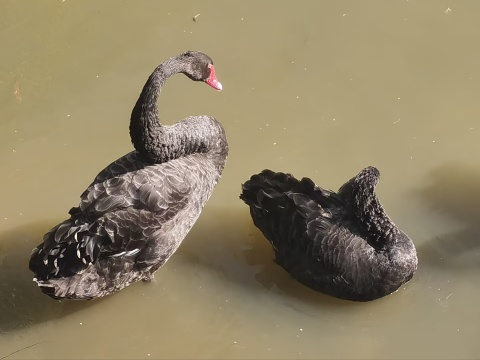
#> input picture Experience/Task-1/test1.jpg, 480 x 360 px
$ python task1.py
#> lines starting #> are read from the running program, lines starting #| are printed output that depends on the picture
import numpy as np
import cv2
import matplotlib.pyplot as plt
import os

# 卷积函数
def apply_convolution(image, kernel):
    img_height, img_width = image.shape
#> img_height = 360; img_width = 480
    kernel_height, kernel_width = kernel.shape
    pad_height = kernel_height // 2
    pad_width = kernel_width // 2

    output_image = np.zeros_like(image)

    # 卷积操作，只在有效区域进行
    for i in range(pad_height, img_height - pad_height):
        for j in range(pad_width, img_width - pad_width):
            region = image[i - pad_height:i + pad_height + 1, j - pad_width:j + pad_width + 1]
            output_image[i, j] = np.sum(region * kernel)

    return output_image

# Sobel滤波
def sobel_filter(image):
    # 高斯
    image = cv2.GaussianBlur(image, (5, 5), 0)

    sobel_x = np.array([[-1, 0, 1], [-2, 0, 2], [-1, 0, 1]])
    sobel_y = np.array([[-1, -2, -1], [0, 0, 0], [1, 2, 1]])

    grad_x = apply_convolution(image, sobel_x)
    grad_y = apply_convolution(image, sobel_y)

    magnitude = np.sqrt(grad_x**2 + grad_y**2)
    direction = np.arctan2(grad_y, grad_x)

    # 归一化梯度幅值到0-1范围
    magnitude = magnitude / magnitude.max()
    # 非极大值抑制
    nms = non_maximum_suppression(magnitude, direction)
    # 双阈值检测
    strong_edges, weak_edges = double_threshold(nms, low_ratio=0.1, high_ratio=0.3)

    # 滞后边缘跟踪
    final_edges = hysteresis(strong_edges, weak_edges)

    return magnitude, final_edges

# 给定卷积核滤波
def custom_filter(image):
    kernel = np.array([[ 1,  0, -1], [ 2,  0, -2], [ 1,  0, -1]])
    return apply_convolution(image, kernel)

# 计算灰度直方图
def calculate_gray_histogram_manual(image):
    hist = [0] * 256  # 初始化 256 个灰度级的计数器
    img_height, img_width = image.shape

    for i in range(img_height):
        for j in range(img_width):
            pixel_value = image[i, j]
            hist[pixel_value] += 1  # 增加对应灰度级的计数

    return hist
def calculate_color_histogram(image):
    color_hist = []
    for i in range(3):  # 对于RGB每个通道
        hist = np.histogram(image[:, :, i], bins=256, range=(0, 256))[0]
        color_hist.append(hist)
    return color_hist


# 纹理特征提取：计算灰度共生矩阵（GLCM）
def glcm_features(image):
    glcm = np.zeros((256, 256), dtype=np.int32)
    height, width = image.shape
    for i in range(height-1):
        for j in range(width-1):
            glcm[image[i, j], image[i+1, j+1]] += 1

    # 归一化 GLCM
    glcm_normalized = glcm / np.sum(glcm)

    contrast = 0
    homogeneity = 0
    energy = 0
    for i in range(256):
        for j in range(256):
            contrast += (i - j) ** 2 * glcm[i, j]
            homogeneity += glcm[i, j] / (1 + abs(i - j))
            energy += glcm[i, j] ** 2

    return glcm, np.array([contrast, homogeneity, energy])


# 二值化函数
def binarize_image(image, threshold):
    binary_image = np.zeros_like(image, dtype=np.uint8)
    binary_image[image >= threshold] = 255  # 大于等于阈值的像素设为白色
    binary_image[image < threshold] = 0     # 小于阈值的像素设为黑色
    return binary_image

# 主函数
def process_image(image_path):
    image = cv2.imread(image_path, cv2.IMREAD_GRAYSCALE)
    # 获取 Sobel 滤波的幅值图和边缘图
    sobel_magnitude, sobel_edges = sobel_filter(image)
    gray_hist = calculate_gray_histogram_manual(image)
    img = cv2.imread(image_path)
    color_hist = calculate_color_histogram(img)

    custom_image = custom_filter(image)

    # 获取 GLCM 和纹理特征
    glcm, texture_features = glcm_features(image)

    np.save('texture_features.npy', texture_features)

    return sobel_magnitude, sobel_edges, custom_image, color_hist, gray_hist, glcm

# 非极大值抑制
def non_maximum_suppression(magnitude, direction):
    height, width = magnitude.shape
#> height = 360; width = 480
    result = np.zeros_like(magnitude)

    # 将角度转换到0-180度
    direction = np.rad2deg(direction) % 180

    for i in range(1, height-1):
        for j in range(1, width-1):
            # 获取相邻的两个像素点
            angle = direction[i,j]

            # 四个主要方向：0°, 45°, 90°, 135°
            if (0 <= angle < 22.5) or (157.5 <= angle <= 180):  # 0度
                neighbors = [magnitude[i, j-1], magnitude[i, j+1]]
            elif (22.5 <= angle < 67.5):  # 45度
                neighbors = [magnitude[i-1, j+1], magnitude[i+1, j-1]]
            elif (67.5 <= angle < 112.5):  # 90度
                neighbors = [magnitude[i-1, j], magnitude[i+1, j]]
            else:  # 135度
                neighbors = [magnitude[i-1, j-1], magnitude[i+1, j+1]]

            # 如果当前点是局部最大值，则保留
            if magnitude[i,j] >= max(neighbors):
                result[i,j] = magnitude[i,j]
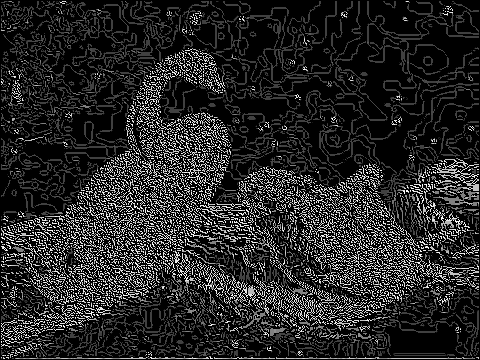
#> result: shape (360, 480) float16; min 0, max 1, mean 0.153

    return result

# 双阈值检测
def double_threshold(img, low_ratio=0.1, high_ratio=0.3):
    # 计算高低阈值
#> called with low_ratio = 0.1, high_ratio = 0.3
    high_threshold = np.percentile(img[img > 0], 100 * (1 - high_ratio))
#> high_threshold = 0.769
    low_threshold = high_threshold * low_ratio
#> low_threshold = 0.0769

    strong_edges = (img >= high_threshold)
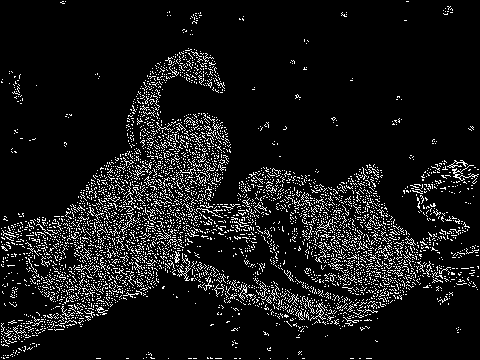
#> strong_edges: shape (360, 480) bool; 8.9% white in thin lines or dots
    weak_edges = (img >= low_threshold) & (img < high_threshold)
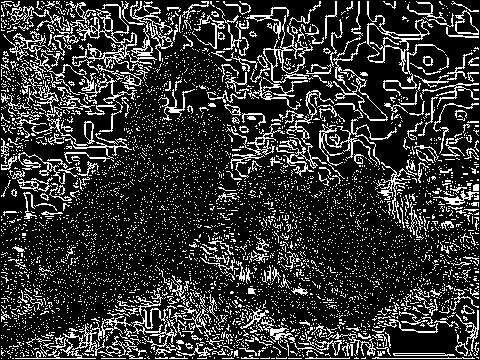
#> weak_edges: shape (360, 480) bool; 20.1% white in thin lines or dots

    return strong_edges, weak_edges

# 滞后边缘跟踪
def hysteresis(strong_edges, weak_edges):
    height, width = strong_edges.shape
#> height = 360; width = 480
    result = np.copy(strong_edges)

    dx = [-1, -1, -1, 0, 0, 1, 1, 1]
    dy = [-1, 0, 1, -1, 1, -1, 0, 1]

    # 遍历所有弱边缘点
    while True:
        before = np.sum(result)
        for i in range(1, height-1):
            for j in range(1, width-1):
                if weak_edges[i,j] and not result[i,j]:
                    # 检查8邻域是否有强边缘点
                    if np.any(result[i-1:i+2, j-1:j+2]):
                        result[i,j] = True

        if np.sum(result) == before:
            break
#> this loop made 129 passes
#> before on passes 1 to 12: 15402, 23058, 24404, 25202, 25928, 26358, 26794, 27080, 27380, 27636, 27988, 28156
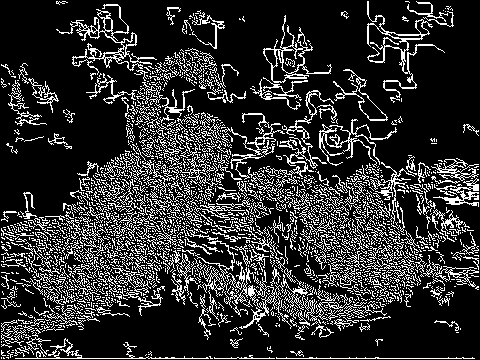
#> result: shape (360, 480) bool; 18.9% white in thin lines or dots

    return result

# 修改主程序显示部分
def display_results(image_path):
    sobel_magnitude, sobel_edges, custom_image, color_hist, gray_hist, glcm = process_image(image_path)
#> after the loop in calculate_gray_histogram_manual, `for i in range(img_height):`: hist = 256 values, max 13561 at index 160, min 0 at index 0, mean 675
#> in process_image, `gray_hist = calculate_gray_histogram_manual(image)`: gray_hist has the same summary as hist in calculate_gray_histogram_manual
#> in process_image, img is the input picture: shape (360, 480, 3); mean B, G, R 102.7, 131.3, 144.3
#> after the loop in calculate_color_histogram, `for i in range(3):`: color_hist = 3 items
#> after the loop in apply_convolution (call 3), `for i in range(pad_height, img_height - pad_height):`:
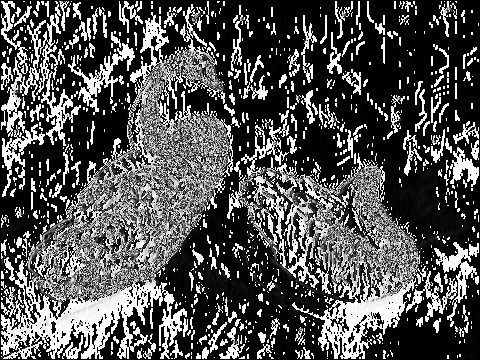
#> output_image: shape (360, 480); min 0, max 255, mean 82.4
#> after the loop in glcm_features, `for i in range(height-1):`:
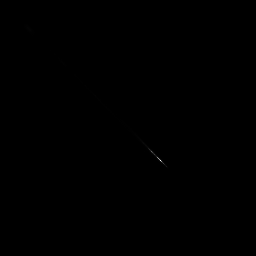
#> glcm: shape (256, 256) int32; min 0, max 10951, mean 2.6; drawn with min black and max white
#> in process_image, `glcm, texture_features = glcm_features(image)`: texture_features = [42716345, 104183.3, 376561935]
#> color_hist = 3 items; gray_hist has the same summary as hist in calculate_gray_histogram_manual
    original_image = cv2.imread(image_path, cv2.IMREAD_GRAYSCALE)

    output_dir = './output_images/'
    if not os.path.exists(output_dir):
        os.makedirs(output_dir)

    plt.figure(figsize=(12, 10))

    # 原始图像
    plt.subplot(221)
    plt.imshow(original_image, cmap='gray')
    plt.title('(a) Original Image')
    plt.axis('off')

    # Sobel
    plt.subplot(222)
    plt.imshow(sobel_magnitude, cmap='gray')
    plt.title('(b) Sobel Magnitude')
    plt.axis('off')

    # Sobel
    plt.subplot(223)
    plt.imshow(sobel_edges, cmap='gray')
    plt.title('(c) Sobel Edges')
    plt.axis('off')

    # 自定义滤波结果
    plt.subplot(224)
    plt.imshow(binarize_image(custom_image, 15), cmap='gray')
    plt.title('(d) Custom Filter Result')
    plt.axis('off')

    plt.tight_layout()
    plt.savefig(output_dir + 'edge_detection_results.png', dpi=300, bbox_inches='tight')
    plt.show()

    # 单独保存每个处理结果
    cv2.imwrite(output_dir + 'original.png', original_image)
    cv2.imwrite(output_dir + 'sobel_magnitude.png', (sobel_magnitude * 255).astype(np.uint8))
    cv2.imwrite(output_dir + 'sobel_edges.png', (sobel_edges * 255).astype(np.uint8))
    cv2.imwrite(output_dir + 'custom_filter.png', binarize_image(custom_image, 15))

    # 直方图
    plt.figure(figsize=(12, 10))  # 调整为正方形图像
    colors = ['Red', 'Green', 'Blue', 'Gray']
    titles = ['(a) Red', '(b) Green', '(c) Blue', '(d) Gray']  # 新增标题列表

    for i, (color, title) in enumerate(zip(colors, titles)):
        plt.subplot(2, 2, i+1)  # 改为2x2布局
        if color == 'Gray':
            plt.plot(gray_hist, color='gray')
        else:
            plt.plot(color_hist[colors.index(color)], color=color.lower())
        plt.title(f'{title} Channel Histogram')
        plt.xlabel('Pixel Intensity')
        plt.ylabel('Frequency')
        plt.grid(True, alpha=0.3)  # 添加网格线使图像更清晰

    plt.tight_layout()
    plt.savefig(output_dir + 'histograms.png', dpi=300, bbox_inches='tight')
#> figure, not shown here; panel 1: curve peaks at x = 121, y = 15133; panel 2: curve peaks at x = 160, y = 13988; panel 3: curve peaks at x = 174, y = 10893; panel 4: curve peaks at x = 160, y = 13561
    plt.show()

    # GLCM
    plt.figure(figsize=(8, 6))
    plt.imshow(np.log1p(glcm), cmap='hot')
    plt.colorbar()
    plt.title('Gray Level Co-occurrence Matrix (Log Scale)')
    plt.xlabel('Gray Level i')
    plt.ylabel('Gray Level j')
    plt.tight_layout()
    plt.savefig(output_dir + 'glcm.png', dpi=300, bbox_inches='tight')
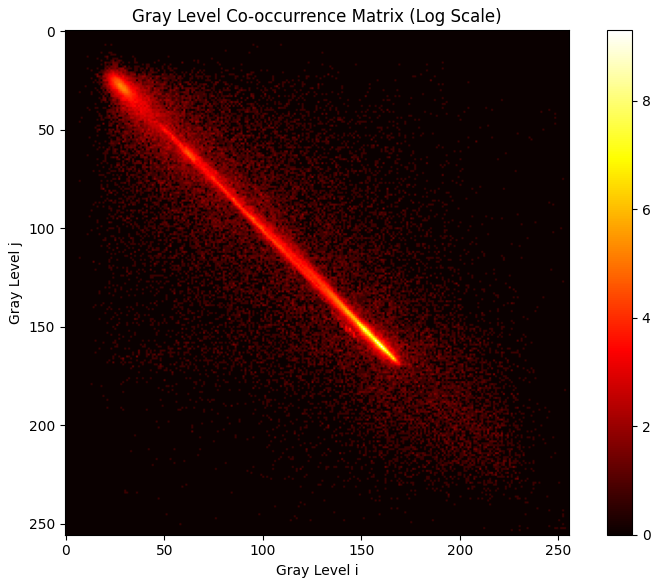
#> figure drawn by matplotlib, 2 panels
    plt.show()

    np.save(output_dir + 'color_histograms.npy', color_hist) #对比度
    np.save(output_dir + 'gray_histogram.npy', gray_hist) #同质性
    np.save(output_dir + 'glcm_matrix.npy', glcm) #能量

image_path = './test1.jpg'
display_results(image_path)
